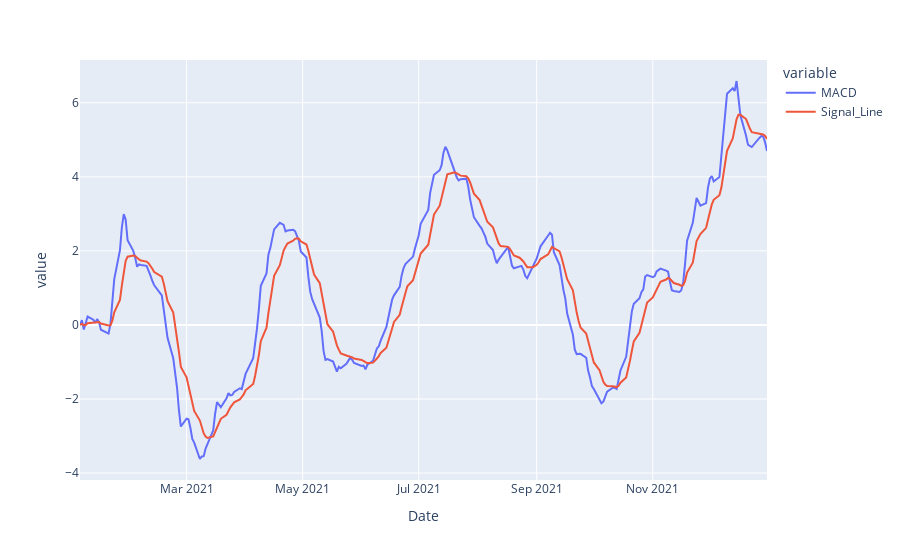

Source (notebook cell):
### Code cell
n_data = stock_data[['MACD','Signal_Line']]
fig = px.line(n_data, x=n_data.index ,y=n_data.columns)
fig.show()

### Figure 1 — Plotly figure (JSON) as saved in the notebook; plotly's stock layout.template omitted (floating-point values rounded to 4 significant figures; data arrays with more than 128 entries replaced by an {"elided": "..."} marker saying what was removed)
{"data": [{"hovertemplate": "variable=MACD<br>Date=%{x}<br>value=%{y}<extra></extra>", "legendgroup": "MACD", "line": {"color": "#636efa", "dash": "solid"}, "marker": {"symbol": "circle"}, "mode": "lines", "name": "MACD", "orientation": "v", "showlegend": true, "type": "scatter", "x": {"elided": "252 str values"}, "xaxis": "x", "y": {"elided": "252 float values"}, "yaxis": "y"}, {"hovertemplate": "variable=Signal_Line<br>Date=%{x}<br>value=%{y}<extra></extra>", "legendgroup": "Signal_Line", "line": {"color": "#EF553B", "dash": "solid"}, "marker": {"symbol": "circle"}, "mode": "lines", "name": "Signal_Line", "orientation": "v", "showlegend": true, "type": "scatter", "x": {"elided": "252 str values"}, "xaxis": "x", "y": {"elided": "252 float values"}, "yaxis": "y"}], "layout": {"legend": {"title": {"text": "variable"}, "tracegroupgap": 0}, "margin": {"t": 60}, "xaxis": {"anchor": "y", "domain": [0, 1], "title": {"text": "Date"}}, "yaxis": {"anchor": "x", "domain": [0, 1], "title": {"text": "value"}}}}
